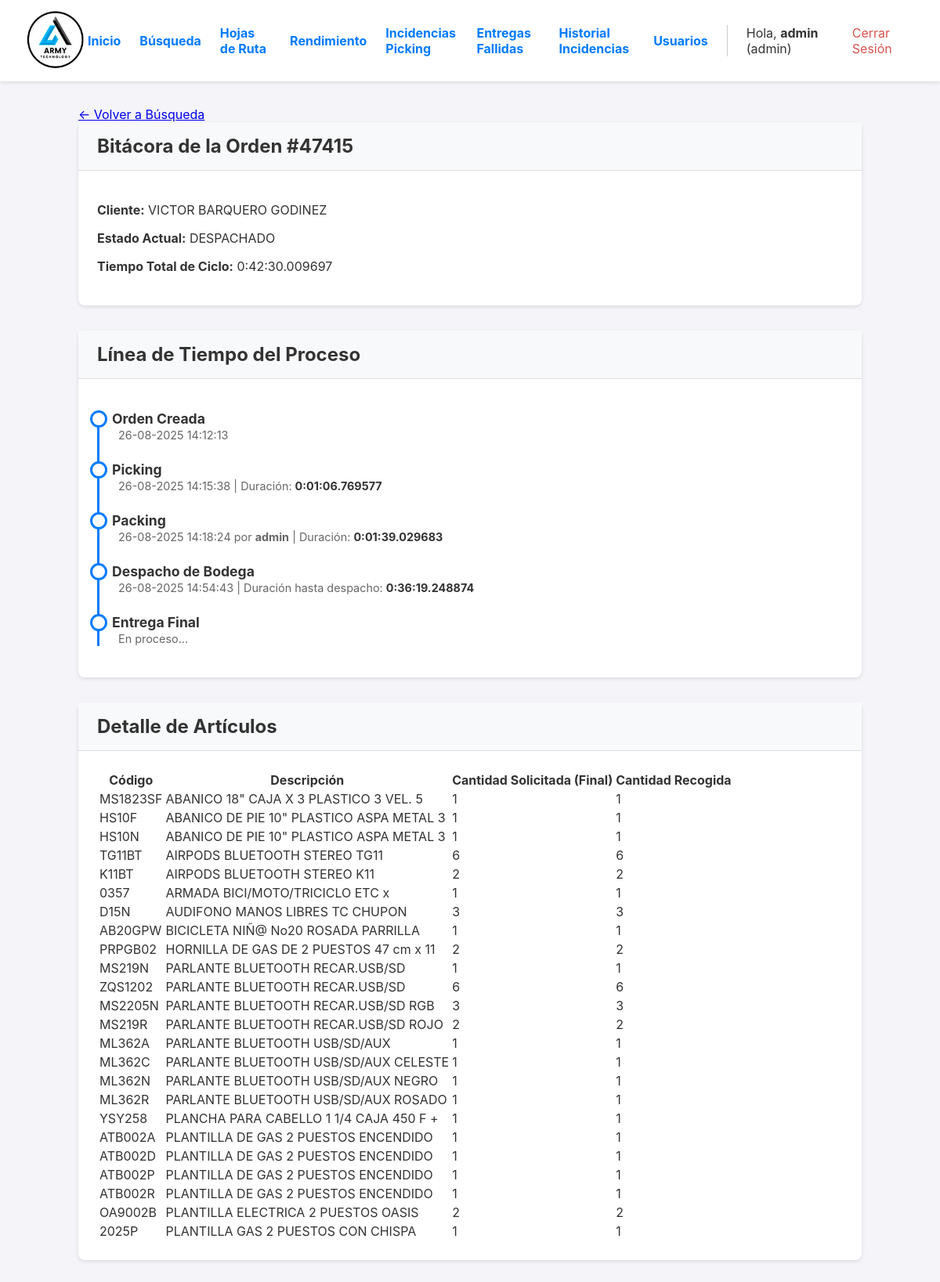
The app's page /orden/22/bitacora (signed in), older data.
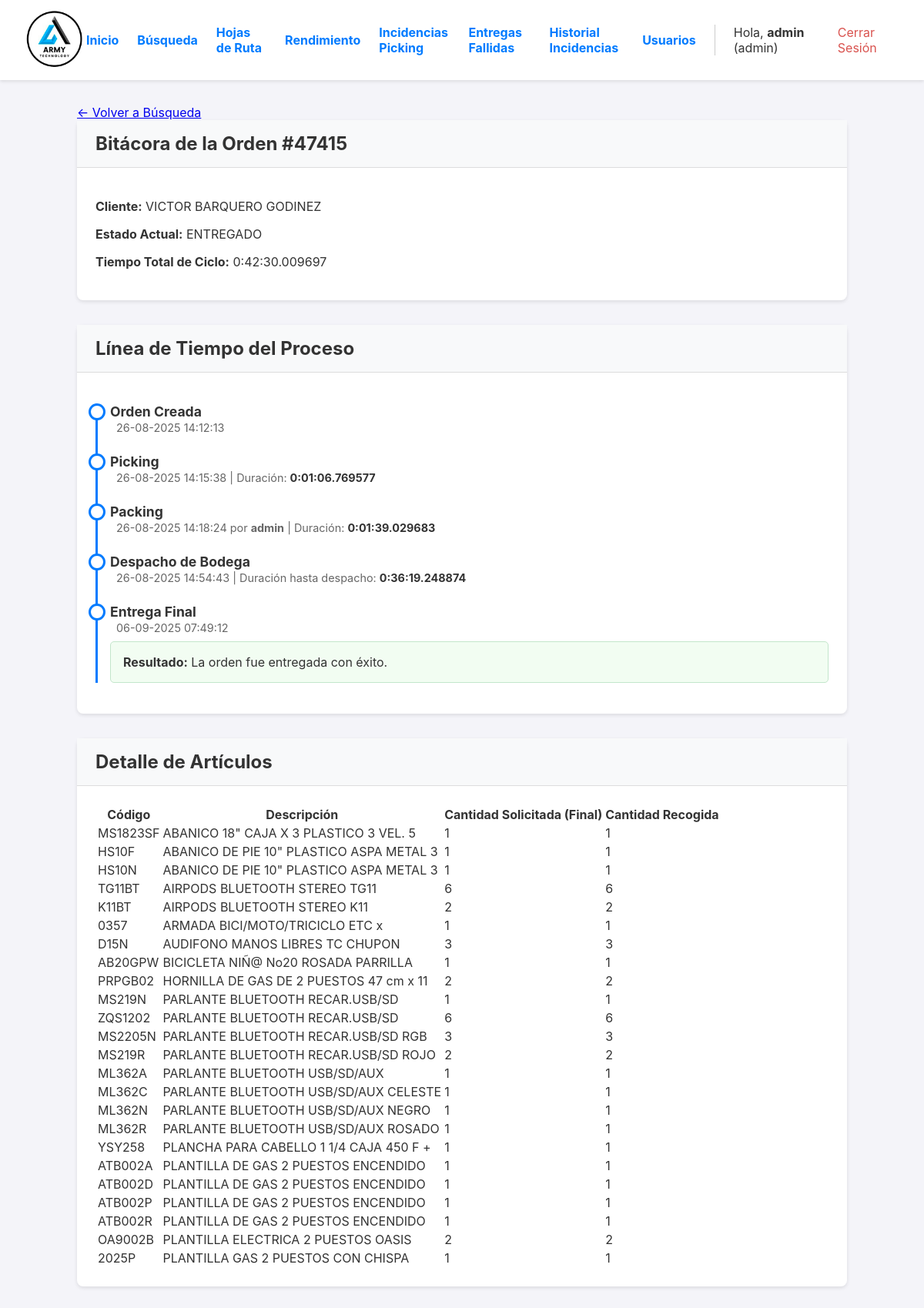
The same page, newer data.
### app.py (models this page shows, shortened)
class Orden(db.Model):
    id = db.Column(db.Integer, primary_key=True)
    numero_pedido = db.Column(db.String(50), unique=True, nullable=False)
    cliente_nombre = db.Column(db.String(200), nullable=False)
    cliente_direccion = db.Column(db.String(300), nullable=True)
    estado = db.Column(db.String(30), nullable=False, default='PENDIENTE')
    fecha_creacion = db.Column(db.DateTime, nullable=False, default=datetime.datetime.utcnow)
    lote_id = db.Column(db.Integer, db.ForeignKey('lote_picking.id'), nullable=True)
    items = db.relationship('ItemOrden', backref='orden', lazy=True, cascade="all, delete-orphan")
    fecha_inicio_picking = db.Column(db.DateTime, nullable=True)
    fecha_fin_picking = db.Column(db.DateTime, nullable=True)
    fecha_fin_packing = db.Column(db.DateTime, nullable=True)
    fecha_despacho = db.Column(db.DateTime, nullable=True)
    packer_id = db.Column(db.Integer, db.ForeignKey('user.id', ondelete='SET NULL'), nullable=True)
    packer = db.relationship('User', foreign_keys=[packer_id])
    devolucion_confirmada = db.Column(db.Boolean, default=False, nullable=False)
    bultos = db.relationship('Bulto', backref='orden', cascade="all, delete-orphan")
    hoja_de_ruta_id = db.Column(db.Integer, db.ForeignKey('hoja_de_ruta.id'), nullable=True)
    destino_id = db.Column(db.Integer, db.ForeignKey('destino.id'), nullable=True)
    destino = db.relationship('Destino', backref='ordenes')
    guia_encomienda = db.Column(db.String(100), nullable=True)
    nota_entrega = db.Column(db.Text, nullable=True)
    fecha_entrega_final = db.Column(db.DateTime, nullable=True)

### app.py (the view)
@app.route('/orden/<int:orden_id>/bitacora')
@login_required
@logistica_required # Cambiado a logistica_required para que operarios también puedan verla
def bitacora_orden(orden_id):
    options_list = [
        joinedload(Orden.lote).joinedload(LotePicking.operario),
        joinedload(Orden.packer),
        subqueryload(Orden.items).joinedload(ItemOrden.historial_incidencias),
        joinedload(Orden.hoja_de_ruta).joinedload(HojaDeRuta.conductor) # <-- NUEVA LÍNEA
    ]
    orden = db.session.get(Orden, orden_id, options=options_list)
    if not orden:
        flash('Orden no encontrada.', 'error')
        return redirect(url_for('reportes_y_busqueda'))
    duraciones = {}
    if orden.fecha_inicio_picking and orden.fecha_fin_picking:
        duraciones['picking'] = orden.fecha_fin_picking - orden.fecha_inicio_picking
    if orden.fecha_fin_picking and orden.fecha_fin_packing:
        duraciones['packing'] = orden.fecha_fin_packing - orden.fecha_fin_picking
    if orden.fecha_fin_packing and orden.fecha_despacho:
        duraciones['despacho'] = orden.fecha_despacho - orden.fecha_fin_packing
    if orden.fecha_creacion and orden.fecha_despacho:
        duraciones['total'] = orden.fecha_despacho - orden.fecha_creacion
    return render_template('bitacora_orden.html', orden=orden, duraciones=duraciones)

### app.py (called while the page is built)
def logistica_required(f):
    @wraps(f)
    def decorated_function(*args, **kwargs):
        if not current_user.is_authenticated or current_user.role not in ['admin', 'operario']:
            flash('Se requiere rol de Administrador o de Operario para acceder a esta página.', 'error')
            return redirect(url_for('dashboard')) # O a donde prefieras
        return f(*args, **kwargs)
    return decorated_function

@login_manager.user_loader
def load_user(user_id):
    return db.session.get(User, int(user_id))

@app.template_filter('localtime')
def to_localtime_filter(utc_datetime):
    if not utc_datetime: return ""
    local_tz = pytz.timezone('America/Costa_Rica')
    local_dt = utc_datetime.replace(tzinfo=pytz.utc).astimezone(local_tz)
    return local_dt.strftime('%d-%m-%Y %H:%M:%S')

### templates/bitacora_orden.html (shortened to what the changed rows need)
{% extends "layout.html" %}
{% block content %}
<div class="bitacora-container">
    <div class="card">
        <div class="card-header">
            <h2>Bitácora de la Orden #{{ orden.numero_pedido }}</h2>
        </div>
        <div class="card-body">
            <p><strong>Cliente:</strong> {{ orden.cliente_nombre }}</p>
            <p><strong>Estado Actual:</strong> <span class="estado estado-{{ orden.estado }}">{{ orden.estado.replace('_', ' ') }}</span></p>
            {% if duraciones.total %}
            <p><strong>Tiempo Total de Ciclo:</strong> <span class="duracion">{{ duraciones.total }}</span></p>
            {% endif %}
        </div>
    </div>
    <div class="card">
        <div class="card-header"><h2>Línea de Tiempo del Proceso</h2></div>
        <div class="card-body">
            <ul class="timeline">
                <li class="timeline-item">
                    <div class="timeline-title">Orden Creada</div>
                    <span class="timeline-meta">{{ orden.fecha_creacion | localtime }}</span>
                </li>
                <li class="timeline-item">
                    <div class="timeline-title">Picking</div>
                    <span class="timeline-meta">
                        {{ orden.fecha_inicio_picking | localtime if orden.fecha_inicio_picking else 'Pendiente' }}
                        {% if duraciones.picking %} | Duración: <span class="duracion">{{ duraciones.picking }}</span>{% endif %}
                    </span>
                </li>
                <li class="timeline-item">
                    <div class="timeline-title">Packing</div>
                    <span class="timeline-meta">
                        {{ orden.fecha_fin_packing | localtime if orden.fecha_fin_packing else 'Pendiente' }}
                        {% if orden.packer %} por <strong>{{ orden.packer.username }}</strong>{% endif %}
                        {% if duraciones.packing %} | Duración: <span class="duracion">{{ duraciones.packing }}</span>{% endif %}
                    </span>
                </li>
                <li class="timeline-item">
                    <div class="timeline-title">Despacho de Bodega</div>
                     <span class="timeline-meta">
                        {{ orden.fecha_despacho | localtime if orden.fecha_despacho else 'Pendiente' }}
                        {% if duraciones.despacho %} | Duración hasta despacho: <span class="duracion">{{ duraciones.despacho }}</span>{% endif %}
                    </span>
                </li>
                <li class="timeline-item" style="padding-bottom:0;">
                    <div class="timeline-title">Entrega Final</div>
                    <span class="timeline-meta">
                        {% if orden.fecha_entrega_final %}
                            {{ orden.fecha_entrega_final | localtime }}
                        {% elif orden.hoja_de_ruta and orden.hoja_de_ruta.fecha_finalizacion %}
                            {{ orden.hoja_de_ruta.fecha_finalizacion | localtime }}
                        {% elif orden.estado in ['DESPACHADO', 'ENTREGADO', 'ENTREGA_FALLIDA', 'INCIDENCIA_ENTREGA'] %}
                            En proceso...
                        {% else %}
                            Pendiente
                        {% endif %}
                    </span>
                    {% if orden.estado == 'ENTREGADO' %}
                        <div class="status-log status-log-success">
                            <strong>Resultado:</strong> La orden fue entregada con éxito.
                        </div>
                    {% elif orden.estado in ['ENTREGA_FALLIDA', 'INCIDENCIA_ENTREGA'] %}
                        <div class="status-log status-log-failure">
                            <strong>Resultado:</strong> Hubo una incidencia en la entrega. <br>
                            <strong>Nota del conductor:</strong> <em>"{{ orden.nota_entrega }}"</em>
                        </div>
                    {% elif orden.estado == 'CANCELADA' %}
                         <div class="status-log status-log-failure">
                            <strong>Resultado:</strong> La orden fue cancelada.
                        </div>
                    {% endif %}
                </li>
            </ul>
        </div>
    </div>
    <div class="card">
        <div class="card-header"><h2>Detalle de Artículos</h2></div>
        <div class="card-body">
            <table class="kpi-table">
                <thead>
                    <tr>
                        <th>Código</th>
                        <th>Descripción</th>
                        <th>Cantidad Solicitada (Final)</th>
                        <th>Cantidad Recogida</th>
                    </tr>
                </thead>
            </table>
        </div>
    </div>
</div>
{% endblock %}

Row changes from the older to the newer data that the page shows:
changed Orden "VICTOR BARQUERO GODINEZ": estado.replace "DESPACHADO" → "ENTREGADO"; fecha_entrega_final (not shown) → "06-09-2025 07:49:12"; estado "DESPACHADO" → "ENTREGADO" (drawn)
Text that changed along with them:
text no longer shown: "En proceso..."
text now shown: "Resultado: La orden fue entregada con éxito."
